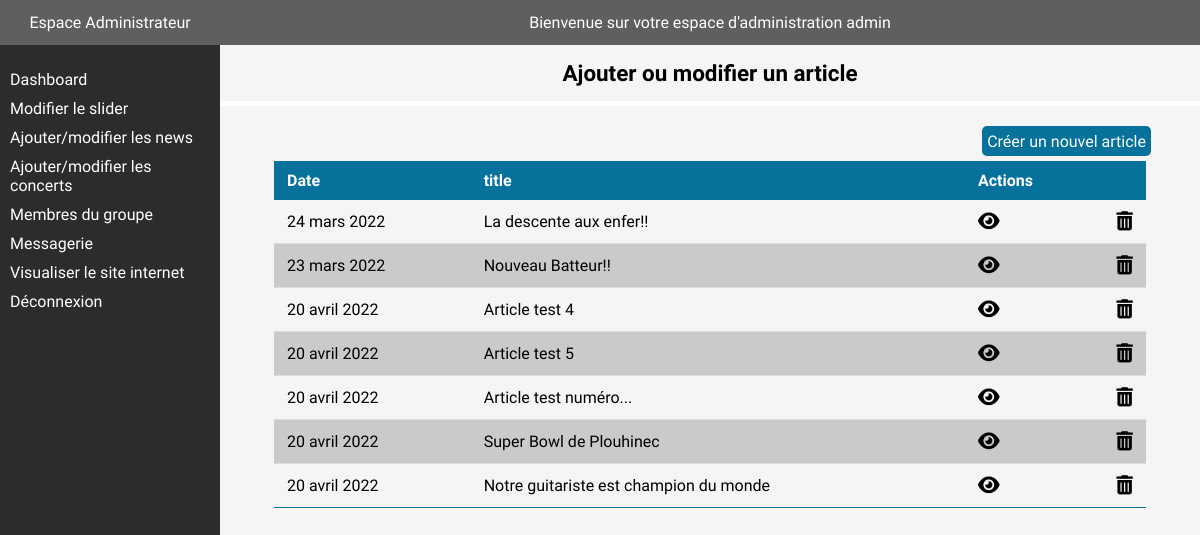
/indexAdmin.php?action=newsPage (signed in), run on the app's committed database.
### tables this page shows
CREATE TABLE IF NOT EXISTS `articles` (
  `id` int(10) unsigned NOT NULL AUTO_INCREMENT,
  `title` varchar(255) NOT NULL,
  `content` text NOT NULL,
  `picture1` varchar(255) DEFAULT NULL,
  `created_At` timestamp NOT NULL DEFAULT CURRENT_TIMESTAMP,
  PRIMARY KEY (`id`)
);

### app/Controllers/Controller.php (called while the page is built, shortened)
<?php
class Controller
{
    public function viewAdmin($viewName, $data = null, $error = null)
    {
        include('app/Views/administration/'.$viewName.'.php');
    }
    public static function formatDate($date, $format = "d F Y"){
        $englishMonths = array('January', 'February', 'March', 'April', 'May', 'June', 'July', 'August', 'September', 'October', 'November', 'December');
        $frenchMonths = array('janvier', 'février', 'mars', 'avril', 'mai', 'juin', 'juillet', 'août', 'septembre', 'octobre', 'novembre', 'décembre');
        return str_replace($englishMonths, $frenchMonths, date($format, strtotime($date)));
    }
}

### app/Controllers/AdminController.php (called while the page is built, shortened)
<?php
class AdminController extends Controller
{
    public function newsPage(){
        $news = \Projet\Models\Articles::all();
        $data = [
            'news' => $news
        ];
        return $this->viewAdmin('news',$data);
    }
}

### app/Models/Articles.php (called while the page is built, shortened)
<?php
class Articles extends Manager
{
    public function __construct($data = [])
    {
        $this->id = $data["id"] ?? '';
        $this->title = $data["title"] ?? '';
        $this->created_At = $data["created_At"] ?? '';
    }
}

### app/Models/Manager.php (called while the page is built, shortened)
<?php
abstract class Manager
{
    private static $bdd = null;
    protected static function dbConnect()
    {
        if (isset(self::$bdd)) {
            return self::$bdd;
        } else {
            try {
                self::$bdd = new \PDO(
                    "mysql:dbname=" . $_ENV['DB_NAME'] . "; charset=utf8; host="  . $_ENV['DB_HOST'] . ":" . $_ENV['DB_PORT'],
                    $_ENV['DB_USERNAME'],
                    $_ENV['DB_PASSWORD']
                );
                return self::$bdd;
            } catch (Exception $e) {
                die('Erreur : ' . $e->getMessage());
            }
        }
    }
    public static function all()
    {
        $objects = [];
        $klass =  get_called_class();
        $child = explode("\\",$klass);
        $child = strtolower($child[array_key_last($child)]);
        $bdd = self::dbConnect();
        $sqlQuery = $bdd->prepare("SELECT * FROM `{$child}`");
        $sqlQuery->execute();
        $result = $sqlQuery->fetchAll();
        foreach ($result as $data) {
            array_push(
                $objects,
                new $klass($data)
            );
        }
        return $objects;
    }
}

### app/Views/administration/news.php (the view)
<?php include('app/Views/administration/layouts/header.php'); ?>
<main class="admin-content">
    <?php include('app/Views/administration/layouts/sidebar.php'); ?>
    <section class="admin-news">
        <h1 class="news-title">Ajouter ou modifier un article</h1>
        <div class="add-news">
            <a class="admin-button" href="indexAdmin.php?action=addNewsPage">Créer un nouvel article</a>
        </div>
        <?php if (!empty($data['news'])){ ?>
                <div class="table-news">
                    <table class="admin-table">
                        <thead>
                            <tr>
                                <th>Date</th>
                                <th>title</th>
                                <th><span>Actions</span></th>
                            </tr>
                        </thead>
                <tbody>
                <?php
                    foreach($data['news'] as $news) {
                ?>
                    <tr>
                        <td>
                        <p><?= $this->formatDate($news->created_At); ?></p>
                        </td>
                        <td>
                            <p><?= $news->title; ?> </p>
                        </td>
                        <td >
                            <div class="action-icon">
                                <div>
                                    <a href="indexAdmin.php?action=viewNews&id=<?=$news->id;?>">
                                        <i class="fa-solid fa-eye show"></i>
                                    </a>
                                </div>
                                <div>
                                    <a class="trashcan" href="indexAdmin.php?action=deleteNews&id=<?=$news->id;?>">
                                    <i class="fa-solid fa-trash-can "></i>
                                    </a>
                                </div>
                            </div>
                        </td>
                    </tr>
                    <?php } ?>
                </tbody>
                </table>
    </div>
    <?php }else{ ?>
    <div>
        <p>Vous n'avez aucun article de publié.</p>
    </div>
    <?php } ?>
    </section>
</main>
<?php include('app/Views/administration/layouts/footer.php'); ?>

### app/Public/administration/css/style.css (style rules this page uses)
:root { --darkblue: rgb(6, 113, 155); --lightblue: rgb(11, 163, 223); --mediumgrey: #5f5f5f; --darkgrey: rgb(44, 44, 44); --vertgris: rgb(170, 202, 204); }
* { margin: 0; padding: 0; box-sizing: border-box; }
a { text-decoration: none; color: black; }
body { font-family: 'Fjalla One', arial, sans-serif; font-size: 16px; display: flex; flex-wrap: wrap; background-color: whitesmoke; }
h1, h2, h3 { margin-bottom: 20px; }
h1 { font-size: 1.4rem; text-align: center; margin-top: 15px; padding-bottom: 15px; border-bottom: thick solid white; }
section { margin-bottom: 30px; }
.admin-button { height: 30px; border-radius: 5px; background-color: var(--darkblue); color: white; border: none; width: 110px; }
a.admin-button { display: flex; justify-content: center; align-items: center; }
.admin-content { width: 100%; background-color: whitesmoke; }
.admin-table { width: 100%; border-collapse: collapse; }
.admin-table thead tr { background-color: var(--darkblue); color: white; text-align: left; }
.admin-table th, .admin-table td { padding: 10px 13px; }
.admin-table tbody tr { border-bottom: thin solid #dddddd; }
.admin-table tbody tr:nth-of-type(even) { background-color: rgb(202, 202, 202); }
.admin-table tbody tr:last-of-type { border-bottom: thin solid var(--darkblue); }
.action-icon { display: flex; justify-content: space-between; font-size: 1.2rem; }
.trashcan { margin-left: 50px; }
.add-news { margin: 10px 15px; display: flex; justify-content: flex-end; }
.table-news { padding: 5px; }
.add-news .admin-button { width: fit-content; padding: 5px; }
@media screen and (min-width:778px) { .admin-content { display: flex; background-color: whitesmoke; height: 100%; } }
@media screen and (min-width:778px) { .admin-table { width: 100%; min-width: 558px; margin: 0 auto; } }
@media screen and (min-width:778px) { .admin-news { width: 100%; } }
@media screen and (min-width:778px) { .add-news { width: 90%; min-width: 558px; margin: 0 auto; } }
@media screen and (min-width:778px) { .table-news { width: 90%; min-width: 558px; margin: 0 auto; } }

### data on the page
articles: created_At "24 mars 2022", title "La descente aux enfer!!"
articles: created_At "23 mars 2022", title "Nouveau Batteur!!"
articles: created_At "20 avril 2022", title "Article test 4"
articles: created_At "20 avril 2022", title "Article test 5"
articles: created_At "20 avril 2022", title "Article test numéro..."
articles: created_At "20 avril 2022", title "Super Bowl de Plouhinec"
articles: created_At "20 avril 2022", title "Notre guitariste est champion du monde"

### other printed values
$_SESSION['firstname'] "admin"
